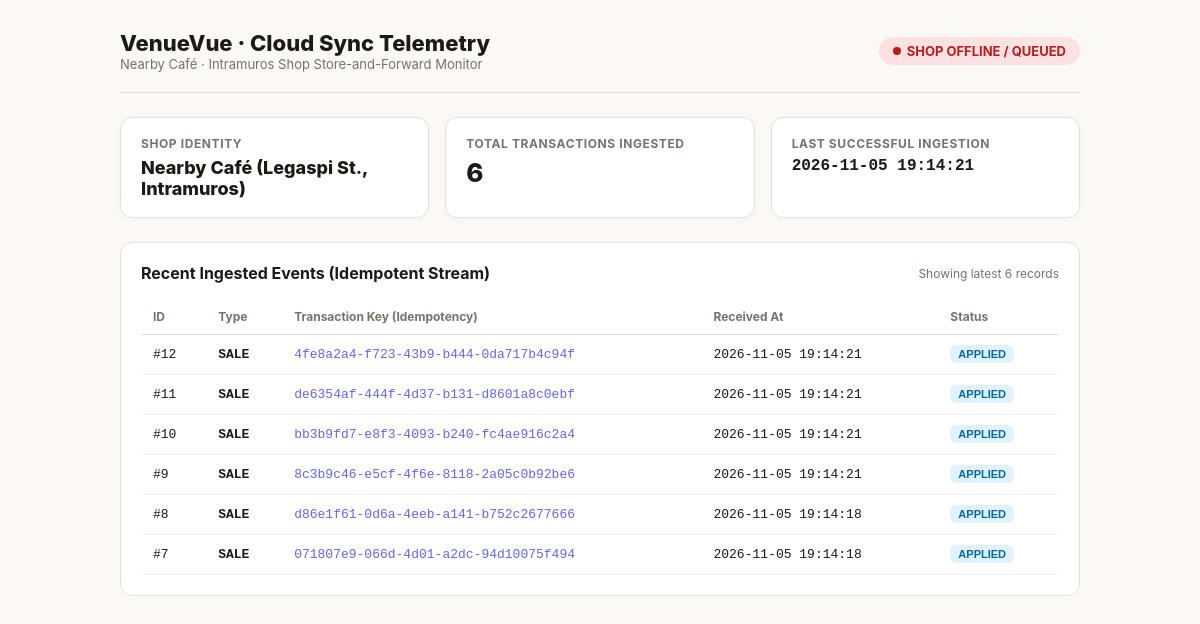
The page /sync-engine/cloud_api/index.php on the database its author committed.
### tables this page shows
CREATE TABLE `sync_inbox` (
  `id` bigint(20) unsigned NOT NULL AUTO_INCREMENT,
  `transaction_key` char(36) NOT NULL,
  `entity_type` varchar(32) NOT NULL,
  `source_shop_id` varchar(64) NOT NULL,
  `payload` longtext NOT NULL,
  `received_at` datetime NOT NULL DEFAULT current_timestamp(),
  `processed_at` datetime NOT NULL DEFAULT current_timestamp(),
  `status` enum('APPLIED','SKIPPED_DUPLICATE','ERROR') NOT NULL DEFAULT 'APPLIED',
  `error_log` text DEFAULT NULL,
  PRIMARY KEY (`id`),
  UNIQUE KEY `transaction_key` (`transaction_key`),
  KEY `idx_inbox_time` (`received_at`),
  KEY `idx_inbox_type` (`entity_type`)
);

### sync-engine/config/sync_config.php (called while the page is built, shortened)
<?php
$cloudApiUrl = 'https://nearbycafe.infinityfreeapp.com/api';
$cloudConfigPath = dirname(__DIR__, 2) . '/rebuild/config/cloud.local.json';
return [
    'sync_secret_token' => 'NV_SYNC_SEC_98f4b6e2a1_intramuros_nearbycafe',
    'shop_id' => 'nearbycafe_intramuros_01',
    'shop_name' => 'Nearby Café (Legaspi St., Intramuros)',
    'cloud_api_url' => $cloudApiUrl,
    'batch_size' => 50,
    'connect_timeout_seconds' => 3,
    'request_timeout_seconds' => 10,
    'daemon_sleep_seconds' => 15,
    'local_db' => [
        'host' => '127.0.0.1',
        'port' => 3306,
        'user' => 'root',
        'pass' => '',
        'name' => 'venuevue_rebuild',
    ],
    'cloud_db' => [
        'host' => 'sql305.infinityfree.com',
        'port' => 3306,
        'user' => 'if0_43331399',
        'pass' => 'PASTE_VPANEL_PASSWORD_HERE',
        'name' => 'if0_43331399_venuevue',
    ],
];

### sync-engine/cloud_api/index.php (the view, shortened to what this page needs)
<?php
$config = require __DIR__ . '/../config/sync_config.php';
try {
    $dbCfg = $config['cloud_db'];
    $dsn = "mysql:host={$dbCfg['host']};port={$dbCfg['port']};dbname={$dbCfg['name']};charset=utf8mb4";
    $pdo = new PDO($dsn, $dbCfg['user'], $dbCfg['pass'], [
        PDO::ATTR_ERRMODE => PDO::ERRMODE_EXCEPTION,
        PDO::ATTR_DEFAULT_FETCH_MODE => PDO::FETCH_ASSOC,
    ]);
} catch (Exception $e) {
    try {
        $dbCfg = $config['local_db'];
        $dsn = "mysql:host={$dbCfg['host']};port={$dbCfg['port']};dbname={$dbCfg['name']};charset=utf8mb4";
        $pdo = new PDO($dsn, $dbCfg['user'], $dbCfg['pass'], [
            PDO::ATTR_ERRMODE => PDO::ERRMODE_EXCEPTION,
            PDO::ATTR_DEFAULT_FETCH_MODE => PDO::FETCH_ASSOC,
        ]);
    } catch (Exception $e2) {
        die("Database connection failed: " . htmlspecialchars($e2->getMessage()));
    }
}
$metaRows = $pdo->query("SELECT meta_key, meta_value FROM sync_meta")->fetchAll(PDO::FETCH_KEY_PAIR);
$totalIngested = (int) $pdo->query("SELECT COUNT(*) FROM sync_inbox")->fetchColumn();
$recentItems = $pdo->query("SELECT id, transaction_key, entity_type, source_shop_id, status, received_at FROM sync_inbox ORDER BY id DESC LIMIT 15")->fetchAll();
$lastSync = $metaRows['last_cloud_ingest_at'] ?? 'Never';
$isRecentlySynced = ($lastSync !== 'Never' && (time() - strtotime($lastSync)) < 180);
?>
<!DOCTYPE html>
<html lang="en">
<head>
</head>
<body>
    <div class="container">
        <header>
            <div class="brand">
                <div>
                    <h1>VenueVue · Cloud Sync Telemetry</h1>
                    <p>Nearby Café · Intramuros Shop Store-and-Forward Monitor</p>
                </div>
            </div>
            <div>
                <?php if ($isRecentlySynced): ?>
                    <div class="badge online"><span class="dot"></span> SHOP ONLINE (SYNCED)</div>
                <?php else: ?>
                    <div class="badge offline"><span class="dot"></span> SHOP OFFLINE / QUEUED</div>
                <?php endif; ?>
            </div>
        </header>
        <div class="stats-grid">
            <div class="card">
                <div class="card-label">Shop Identity</div>
                <div class="card-val" style="font-size: 18px;"><?= htmlspecialchars($config['shop_name']) ?></div>
            </div>
            <div class="card">
                <div class="card-label">Total Transactions Ingested</div>
                <div class="card-val"><?= number_format($totalIngested) ?></div>
            </div>
            <div class="card">
                <div class="card-label">Last Successful Ingestion</div>
                <div class="card-val" style="font-size: 16px; font-family: monospace;"><?= htmlspecialchars($lastSync) ?></div>
            </div>
        </div>
        <div class="feed-card">
            <div class="feed-header">
                <h2>Recent Ingested Events (Idempotent Stream)</h2>
                <span style="font-size: 12px; color: var(--muted);">Showing latest <?= count($recentItems) ?> records</span>
            </div>
            <table>
                <thead>
                    <tr>
                        <th>ID</th>
                        <th>Type</th>
                        <th>Transaction Key (Idempotency)</th>
                        <th>Received At</th>
                        <th>Status</th>
                    </tr>
                </thead>
                <tbody>
                    <?php if (empty($recentItems)): ?>
                        <tr><td colspan="5" style="text-align: center; color: var(--muted); font-family: sans-serif; padding: 24px;">No transactions ingested yet. Waiting for local shop push.</td></tr>
                    <?php else: ?>
                        <?php foreach ($recentItems as $r): ?>
                            <tr>
                                <td>#<?= htmlspecialchars((string) $r['id']) ?></td>
                                <td><strong><?= htmlspecialchars($r['entity_type']) ?></strong></td>
                                <td style="color: #6366f1;"><?= htmlspecialchars($r['transaction_key']) ?></td>
                                <td><?= htmlspecialchars($r['received_at']) ?></td>
                                <td><span class="tag tag-applied"><?= htmlspecialchars($r['status']) ?></span></td>
                            </tr>
                        <?php endforeach; ?>
                    <?php endif; ?>
                </tbody>
            </table>
        </div>
    </div>
</body>
</html>

### sync-engine/cloud_api/index.php (style rules this page uses)
:root { --bg: #fbf9f5; --surface: #ffffff; --border: #e6dfd5; --ink: #1c1917; --muted: #78716c; --red: #e01e14; --green: #16a34a; --amber: #d97706; }
body { font-family: -apple-system, BlinkMacSystemFont, "Segoe UI", Roboto, sans-serif; background: var(--bg); color: var(--ink); margin: 0; padding: 30px; }
.container { max-width: 960px; margin: 0 auto; }
header { display: flex; justify-content: space-between; align-items: center; margin-bottom: 24px; padding-bottom: 20px; border-bottom: 1px solid var(--border); }
.brand { display: flex; align-items: center; gap: 14px; }
.brand h1 { margin: 0; font-size: 22px; font-weight: 800; }
.brand p { margin: 0; font-size: 13px; color: var(--muted); }
.badge { display: inline-flex; align-items: center; gap: 6px; padding: 6px 14px; border-radius: 20px; font-size: 13px; font-weight: 700; }
.badge.offline { background: #fee2e2; color: #b91c1c; }
.badge .dot { width: 8px; height: 8px; border-radius: 50%; background: currentColor; }
.stats-grid { display: grid; grid-template-columns: repeat(auto-fit, minmax(220px, 1fr)); gap: 16px; margin-bottom: 24px; }
.card { background: var(--surface); border: 1px solid var(--border); border-radius: 12px; padding: 18px 20px; box-shadow: 0 2px 8px rgba(0,0,0,0.02); }
.card-label { font-size: 12px; font-weight: 700; text-transform: uppercase; color: var(--muted); letter-spacing: 0.05em; margin-bottom: 6px; }
.card-val { font-size: 26px; font-weight: 800; color: var(--ink); }
.feed-card { background: var(--surface); border: 1px solid var(--border); border-radius: 12px; padding: 20px; }
.feed-header { display: flex; justify-content: space-between; align-items: center; margin-bottom: 16px; }
.feed-header h2 { margin: 0; font-size: 16px; font-weight: 750; }
table { width: 100%; border-collapse: collapse; font-size: 13px; }
th { text-align: left; padding: 10px 12px; color: var(--muted); font-size: 12px; border-bottom: 1px solid var(--border); }
td { padding: 12px; border-bottom: 1px solid #f4f0eb; font-family: monospace; }
.tag { padding: 3px 8px; border-radius: 6px; font-size: 11px; font-weight: 700; font-family: sans-serif; }
.tag-applied { background: #e0f2fe; color: #0369a1; }

### rows shown on the page
sync_inbox: id "12", entity_type "SALE", transaction_key "4fe8a2a4-f723-43b9-b444-0da717b4c94f", received_at "2026-11-05 19:14:21", status "APPLIED"
sync_inbox: id "11", entity_type "SALE", transaction_key "de6354af-444f-4d37-b131-d8601a8c0ebf", received_at "2026-11-05 19:14:21", status "APPLIED"
sync_inbox: id "10", entity_type "SALE", transaction_key "bb3b9fd7-e8f3-4093-b240-fc4ae916c2a4", received_at "2026-11-05 19:14:21", status "APPLIED"
sync_inbox: id "9", entity_type "SALE", transaction_key "8c3b9c46-e5cf-4f6e-8118-2a05c0b92be6", received_at "2026-11-05 19:14:21", status "APPLIED"
sync_inbox: id "8", entity_type "SALE", transaction_key "d86e1f61-0d6a-4eeb-a141-b752c2677666", received_at "2026-11-05 19:14:18", status "APPLIED"
sync_inbox: id "7", entity_type "SALE", transaction_key "071807e9-066d-4d01-a2dc-94d10075f494", received_at "2026-11-05 19:14:18", status "APPLIED"

### other values the page prints
$config['shop_name'] "Nearby Café (Legaspi St., Intramuros)"
$totalIngested "6"
$lastSync "2026-11-05 19:14:21"
count($recentItems) "6"
